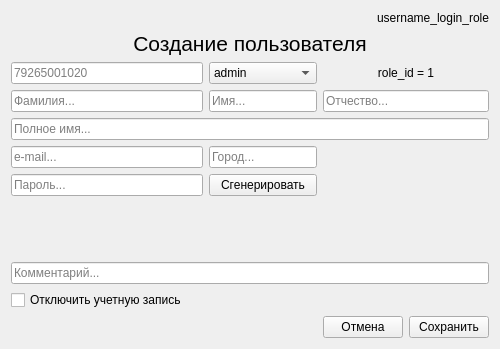
<?xml version="1.0" encoding="UTF-8"?>
<ui version="4.0">
 <class>Create_user</class>
 <widget class="QWidget" name="Create_user">
  <property name="windowModality">
   <enum>Qt::NonModal</enum>
  </property>
  <property name="geometry">
   <rect>
    <x>0</x>
    <y>0</y>
    <width>500</width>
    <height>349</height>
   </rect>
  </property>
  <property name="minimumSize">
   <size>
    <width>500</width>
    <height>300</height>
   </size>
  </property>
  <property name="maximumSize">
   <size>
    <width>1000</width>
    <height>500</height>
   </size>
  </property>
  <property name="windowTitle">
   <string>Логистик</string>
  </property>
  <layout class="QGridLayout" name="gridLayout">
   <item row="11" column="0" colspan="2">
    <widget class="QCheckBox" name="checkBox_disabled_user">
     <property name="text">
      <string>Отключить учетную запись</string>
     </property>
    </widget>
   </item>
   <item row="4" column="0">
    <widget class="QLineEdit" name="lineEdit_phone_number">
     <property name="placeholderText">
      <string>79265001020</string>
     </property>
    </widget>
   </item>
   <item row="4" column="1" colspan="2">
    <widget class="QComboBox" name="comboBox_select_role">
     <item>
      <property name="text">
       <string>admin</string>
      </property>
     </item>
     <item>
      <property name="text">
       <string>readonly</string>
      </property>
     </item>
     <item>
      <property name="text">
       <string>sysadmin</string>
      </property>
     </item>
    </widget>
   </item>
   <item row="5" column="0">
    <widget class="QLineEdit" name="lineEdit_second_name">
     <property name="placeholderText">
      <string>Фамилия...</string>
     </property>
    </widget>
   </item>
   <item row="10" column="0" colspan="5">
    <widget class="QLineEdit" name="lineEdit_comment">
     <property name="placeholderText">
      <string>Комментарий...</string>
     </property>
    </widget>
   </item>
   <item row="12" column="3">
    <widget class="QPushButton" name="pushButton_cancel">
     <property name="text">
      <string>Отмена</string>
     </property>
    </widget>
   </item>
   <item row="8" column="0">
    <widget class="QLineEdit" name="lineEdit_password">
     <property name="placeholderText">
      <string>Пароль...</string>
     </property>
    </widget>
   </item>
   <item row="4" column="3" colspan="2">
    <widget class="QLabel" name="label_role_id">
     <property name="text">
      <string>role_id = 1</string>
     </property>
     <property name="alignment">
      <set>Qt::AlignCenter</set>
     </property>
    </widget>
   </item>
   <item row="7" column="1" colspan="2">
    <widget class="QLineEdit" name="lineEdit_city">
     <property name="placeholderText">
      <string>Город...</string>
     </property>
    </widget>
   </item>
   <item row="6" column="0" colspan="5">
    <widget class="QLineEdit" name="lineEdit_full_name">
     <property name="placeholderText">
      <string>Полное имя...</string>
     </property>
    </widget>
   </item>
   <item row="5" column="1" colspan="2">
    <widget class="QLineEdit" name="lineEdit_first_name">
     <property name="placeholderText">
      <string>Имя...</string>
     </property>
    </widget>
   </item>
   <item row="0" column="1" colspan="4">
    <widget class="QLabel" name="label_username_login_role">
     <property name="text">
      <string>username_login_role</string>
     </property>
     <property name="alignment">
      <set>Qt::AlignRight|Qt::AlignTrailing|Qt::AlignVCenter</set>
     </property>
    </widget>
   </item>
   <item row="8" column="1" colspan="2">
    <widget class="QPushButton" name="pushButton_generate">
     <property name="text">
      <string>Сгенерировать</string>
     </property>
    </widget>
   </item>
   <item row="12" column="4">
    <widget class="QPushButton" name="pushButton_save">
     <property name="text">
      <string>Сохранить</string>
     </property>
    </widget>
   </item>
   <item row="7" column="0">
    <widget class="QLineEdit" name="lineEdit_email">
     <property name="placeholderText">
      <string>e-mail...</string>
     </property>
    </widget>
   </item>
   <item row="1" column="0" colspan="5">
    <widget class="QLabel" name="label_create_new_user">
     <property name="font">
      <font>
       <pointsize>16</pointsize>
      </font>
     </property>
     <property name="text">
      <string>Создание пользователя</string>
     </property>
     <property name="alignment">
      <set>Qt::AlignCenter</set>
     </property>
    </widget>
   </item>
   <item row="5" column="3" colspan="2">
    <widget class="QLineEdit" name="lineEdit_last_name">
     <property name="placeholderText">
      <string>Отчество...</string>
     </property>
    </widget>
   </item>
   <item row="9" column="0">
    <spacer name="verticalSpacer">
     <property name="orientation">
      <enum>Qt::Vertical</enum>
     </property>
     <property name="sizeHint" stdset="0">
      <size>
       <width>20</width>
       <height>40</height>
      </size>
     </property>
    </spacer>
   </item>
  </layout>
 </widget>
 <tabstops>
  <tabstop>lineEdit_phone_number</tabstop>
  <tabstop>comboBox_select_role</tabstop>
  <tabstop>lineEdit_second_name</tabstop>
  <tabstop>lineEdit_first_name</tabstop>
  <tabstop>lineEdit_last_name</tabstop>
  <tabstop>lineEdit_full_name</tabstop>
  <tabstop>lineEdit_email</tabstop>
  <tabstop>lineEdit_city</tabstop>
  <tabstop>lineEdit_password</tabstop>
  <tabstop>pushButton_generate</tabstop>
  <tabstop>lineEdit_comment</tabstop>
  <tabstop>checkBox_disabled_user</tabstop>
  <tabstop>pushButton_cancel</tabstop>
  <tabstop>pushButton_save</tabstop>
 </tabstops>
 <resources/>
 <connections>
  <connection>
   <sender>pushButton_generate</sender>
   <signal>clicked()</signal>
   <receiver>lineEdit_password</receiver>
   <slot>selectAll()</slot>
   <hints>
    <hint type="sourcelabel">
     <x>215</x>
     <y>202</y>
    </hint>
    <hint type="destinationlabel">
     <x>75</x>
     <y>202</y>
    </hint>
   </hints>
  </connection>
  <connection>
   <sender>pushButton_save</sender>
   <signal>clicked()</signal>
   <receiver>Create_user</receiver>
   <slot>show()</slot>
   <hints>
    <hint type="sourcelabel">
     <x>374</x>
     <y>272</y>
    </hint>
    <hint type="destinationlabel">
     <x>215</x>
     <y>149</y>
    </hint>
   </hints>
  </connection>
  <connection>
   <sender>pushButton_cancel</sender>
   <signal>clicked()</signal>
   <receiver>Create_user</receiver>
   <slot>close()</slot>
   <hints>
    <hint type="sourcelabel">
     <x>274</x>
     <y>272</y>
    </hint>
    <hint type="destinationlabel">
     <x>215</x>
     <y>149</y>
    </hint>
   </hints>
  </connection>
  <connection>
   <sender>checkBox_disabled_user</sender>
   <signal>stateChanged(int)</signal>
   <receiver>Create_user</receiver>
   <slot>show()</slot>
   <hints>
    <hint type="sourcelabel">
     <x>120</x>
     <y>311</y>
    </hint>
    <hint type="destinationlabel">
     <x>215</x>
     <y>183</y>
    </hint>
   </hints>
  </connection>
 </connections>
</ui>
